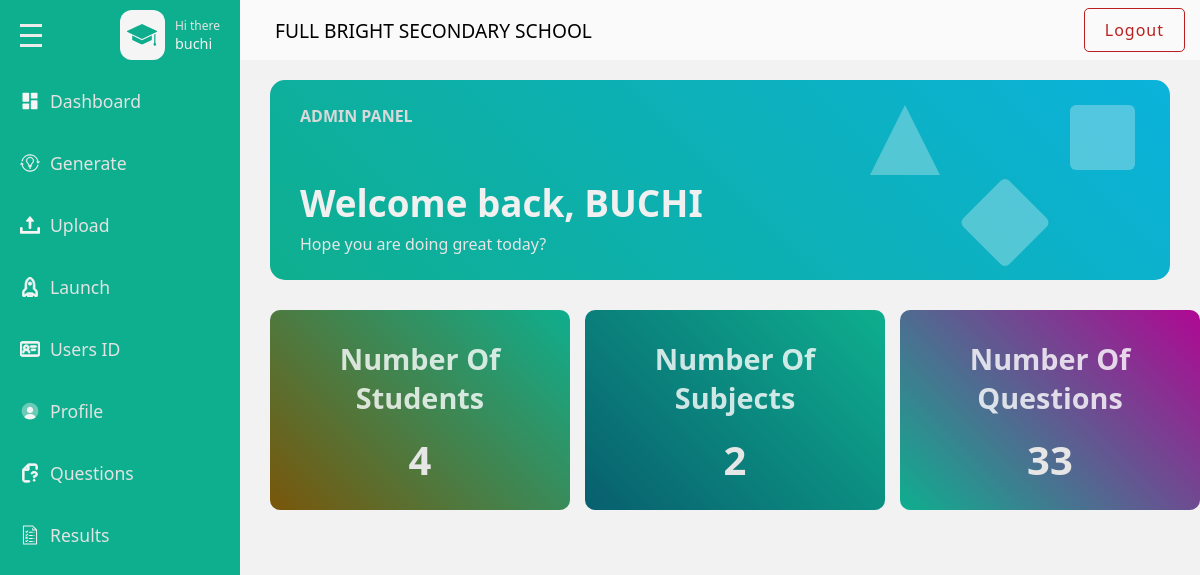
The page /admins/dashboard (signed in) on the database as committed earlier.
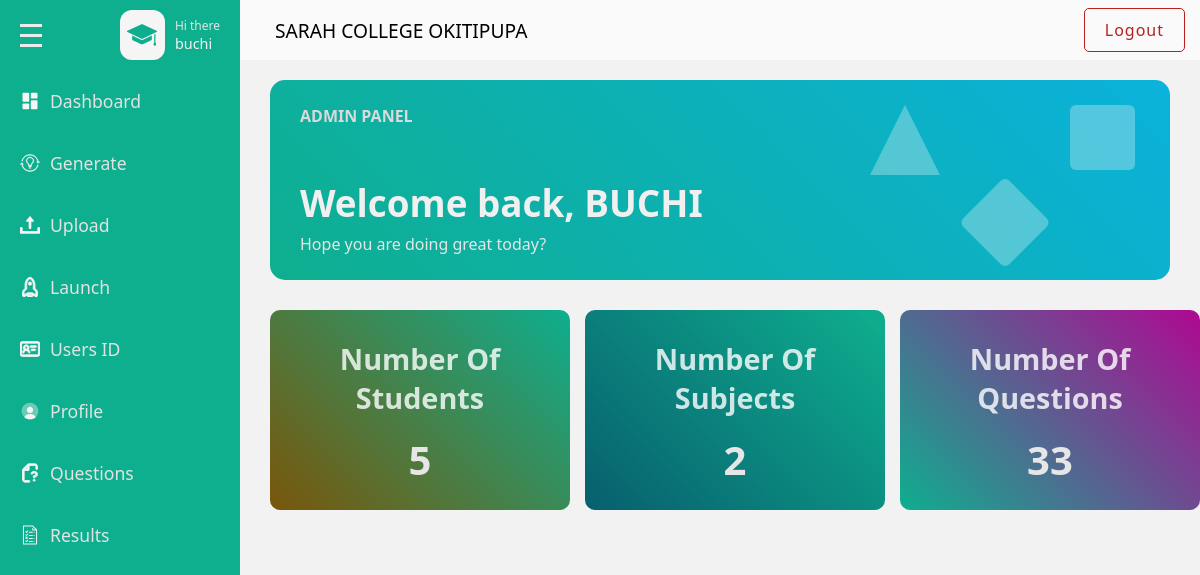
The same page on the database as committed later.
### base/models.py (models this page shows, shortened)
class Name_School(models.Model):
    school = models.CharField(max_length=345)

### admins/views.py (the view)
# urls.py: path('dashboard',views.dashboard , name= "dashboard"),
@login_required(login_url='admins:login')
def dashboard(request):
    school_name =get_object_or_404(Name_School)
    userprofile = get_object_or_404(Userprofile,user=request.user)
    userid = UserID.objects.count()
    subject = Subject.objects.count()
    qusetion = Question.objects.count()
    context = {
        'school_name':school_name,
        'userprofile':userprofile,
        'userid':userid,
        'subject':subject,
        'qusetion':qusetion,
    }
    return render (request, 'admins/dashboard.html',context)

### base/templates/admins/dashboard.html (shortened to what the changed rows need)
{% load static %}
<!DOCTYPE html>
<html lang="en">
<head>
    <link rel = "stylesheet" href = "{% static 'css/style.css' %}"/>
</head>
<body>
    <div class = "page">
        <div class = "wrapper">
                                <!DOCTYPE svg PUBLIC "-//W3C//DTD SVG 1.1//EN" "http://www.w3.org/Graphics/SVG/1.1/DTD/svg11.dtd">
                                <!DOCTYPE svg PUBLIC "-//W3C//DTD SVG 1.1//EN" "http://www.w3.org/Graphics/SVG/1.1/DTD/svg11.dtd">
                                <!DOCTYPE svg PUBLIC "-//W3C//DTD SVG 1.1//EN" "http://www.w3.org/Graphics/SVG/1.1/DTD/svg11.dtd">
                                <!DOCTYPE svg PUBLIC "-//W3C//DTD SVG 1.1//EN" "http://www.w3.org/Graphics/SVG/1.1/DTD/svg11.dtd">
                                <!DOCTYPE svg PUBLIC "-//W3C//DTD SVG 1.1//EN" "http://www.w3.org/Graphics/SVG/1.1/DTD/svg11.dtd">
                                <!DOCTYPE svg PUBLIC "-//W3C//DTD SVG 1.1//EN" "http://www.w3.org/Graphics/SVG/1.1/DTD/svg11.dtd">
                                <!DOCTYPE svg PUBLIC "-//W3C//DTD SVG 1.1//EN" "http://www.w3.org/Graphics/SVG/1.1/DTD/svg11.dtd">
                                <!DOCTYPE svg PUBLIC "-//W3C//DTD SVG 1.1//EN" "http://www.w3.org/Graphics/SVG/1.1/DTD/svg11.dtd">
                                <!DOCTYPE svg PUBLIC "-//W3C//DTD SVG 1.1//EN" "http://www.w3.org/Graphics/SVG/1.1/DTD/svg11.dtd">
            <div class = "main-content">
                <div class="main-content-header flex-between">
                    <span>{{school_name.school}}</span>
                    <a class = "logout-link" href="{% url 'admins:logout' %}">Logout</a>
                </div>
                <div class = "welcome-main">
                    <div class = "welcome-box-wrapper">
                        <div class = "stats-box box-one flex-column">
                            <h3 class = "stats-head">Number Of Students</h3>
                            <span class = "stats-result">{{userid}}</span>
                        </div>
                    </div>
                </div>
            </div>
        </div>
    </div>
</body>
</html>

Rows that differ between the two databases and show on the page:
changed Name_School: school "FULL BRIGHT SECONDARY SCHOOL" → "SARAH COLLEGE OKITIPUPA"
Other text that changed with them:
{{ userid }}: "4" → "5"
